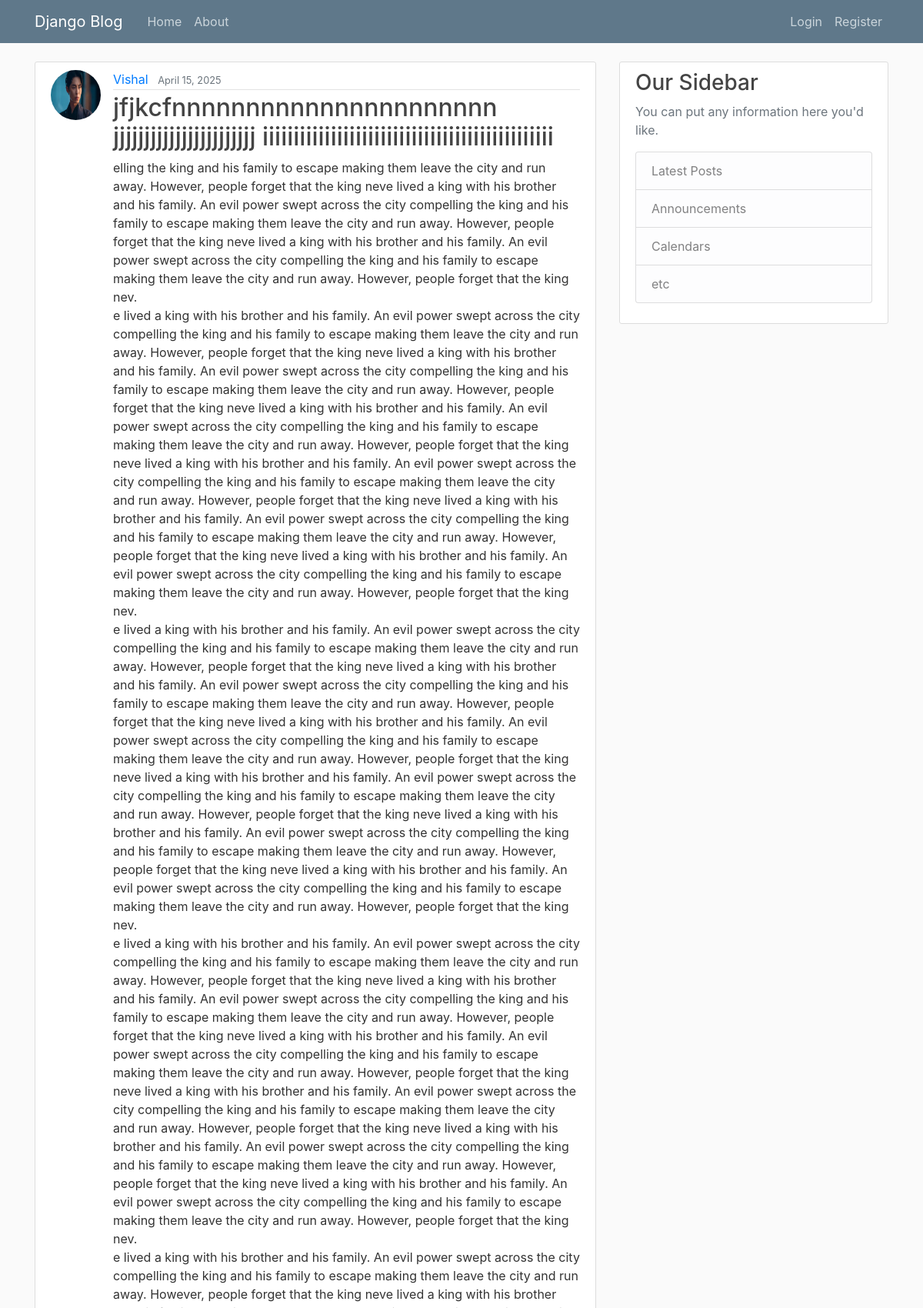
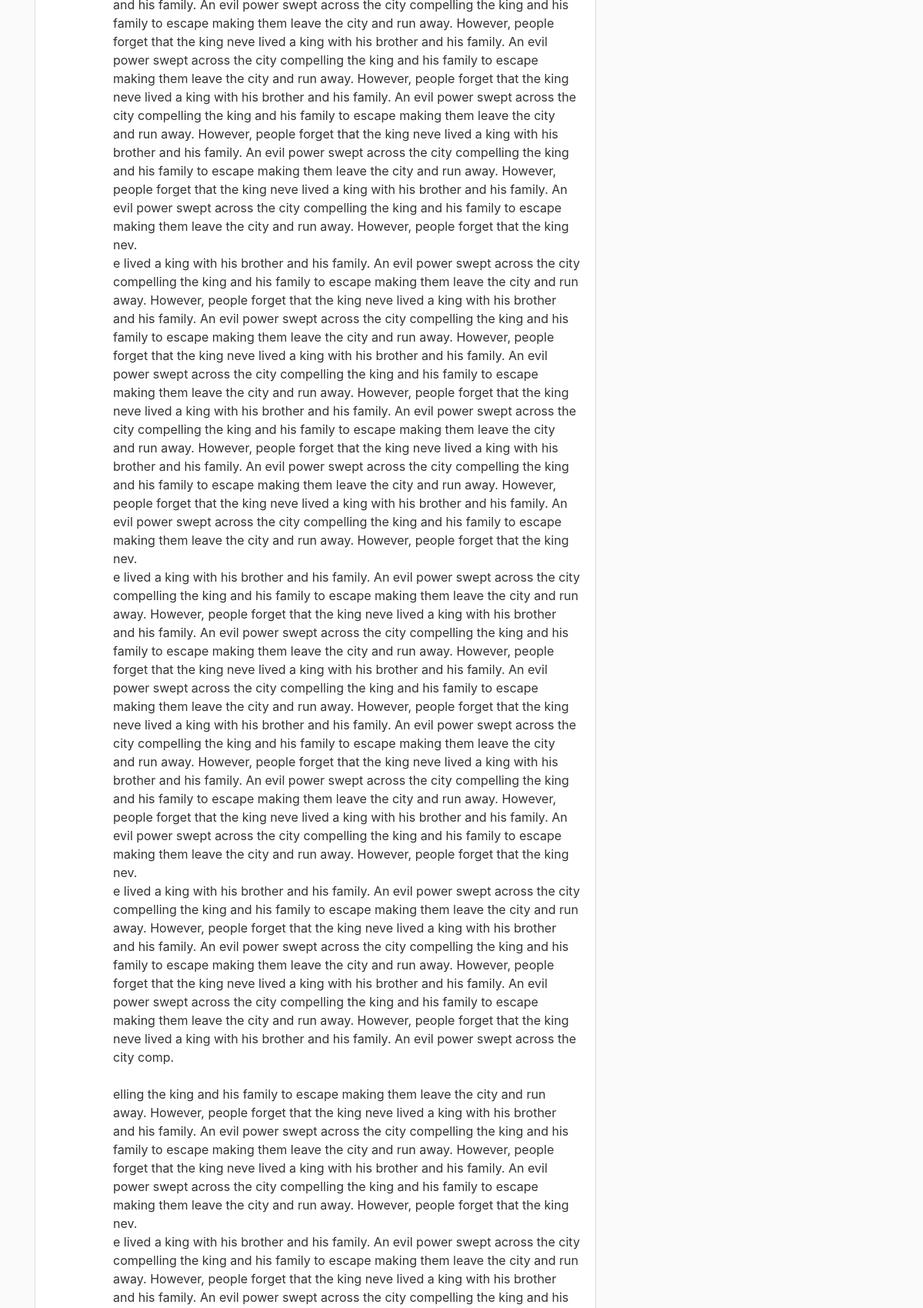
Screenshot of /blog/ (upper part) with the database file from the repository (2 pictures, top to bottom).
### blog/models.py (models this page shows, shortened)
class Post(models.Model):
    title = models.CharField(max_length=100)
    content = models.TextField()
    date_posted = models.DateTimeField(default=timezone.now)
    author = models.ForeignKey(User, on_delete=models.CASCADE)

### users/models.py (models this page shows, shortened)
class Profile(models.Model):
    user = models.OneToOneField(User, on_delete=models.CASCADE)
    image = models.ImageField(default='default.jpg', upload_to='profile_pics')

### blog/views.py (the view)
# urls.py: path('', PostListView.as_view(), name='blog-home'),
class PostListView(ListView):
    model = Post
    template_name = 'blog/home.html'
    context_object_name = 'posts'
    ordering = ['-date_posted']
    paginate_by = 5

### blog/templates/blog/home.html (shortened to what this page needs)
{% extends 'blog/base.html' %}
{% block content %}
    {% for post in posts %}
    <article class="media content-section">
      <img class="rounded-circle article-img" src="{{ post.author.profile.image.url }}">
        <div class="media-body">
          <div class="article-metadata">
            <a class="mr-2" href="{% url 'user-posts' post.author.username %}">{{ post.author }}</a>
            <small class="text-muted">{{ post.date_posted|date:"F d, Y" }}</small>
          </div>
          <h2><a class="article-title" href="{% url 'post-detail' post.id %}">{{ post.title }}</a></h2>
          <p class="article-content">{{ post.content }}</p>
        </div>
      </article>
    {% endfor %}
{% endblock content %}

### blog/static/blog/main.css (style rules this page uses)
body { background: #fafafa; color: #333333; margin-top: 5rem; }
h1, h2, h3, h4, h5, h6 { color: #444444; }
.content-section { background: #ffffff; padding: 10px 20px; border: 1px solid #dddddd; border-radius: 3px; margin-bottom: 20px; }
.article-title { color: #444444; }
.article-content { white-space: pre-line; }
.article-img { height: 65px; width: 65px; margin-right: 16px; }
.article-metadata { padding-bottom: 1px; margin-bottom: 4px; border-bottom: 1px solid #e3e3e3 }

### rows the page displays
Post: author.profile.image (placeholder picture), author "Vishal", date_posted "April 15, 2025", title "jfjkcfnnnnnnnnnnnnnnnnnnnnnn jjjjjjjjjjjjjjjjjjjjjjj iiiiiiiiiiiiiiiiiiiiiiiiiiiiiiiiiiiiiiiiiiiiiii"
